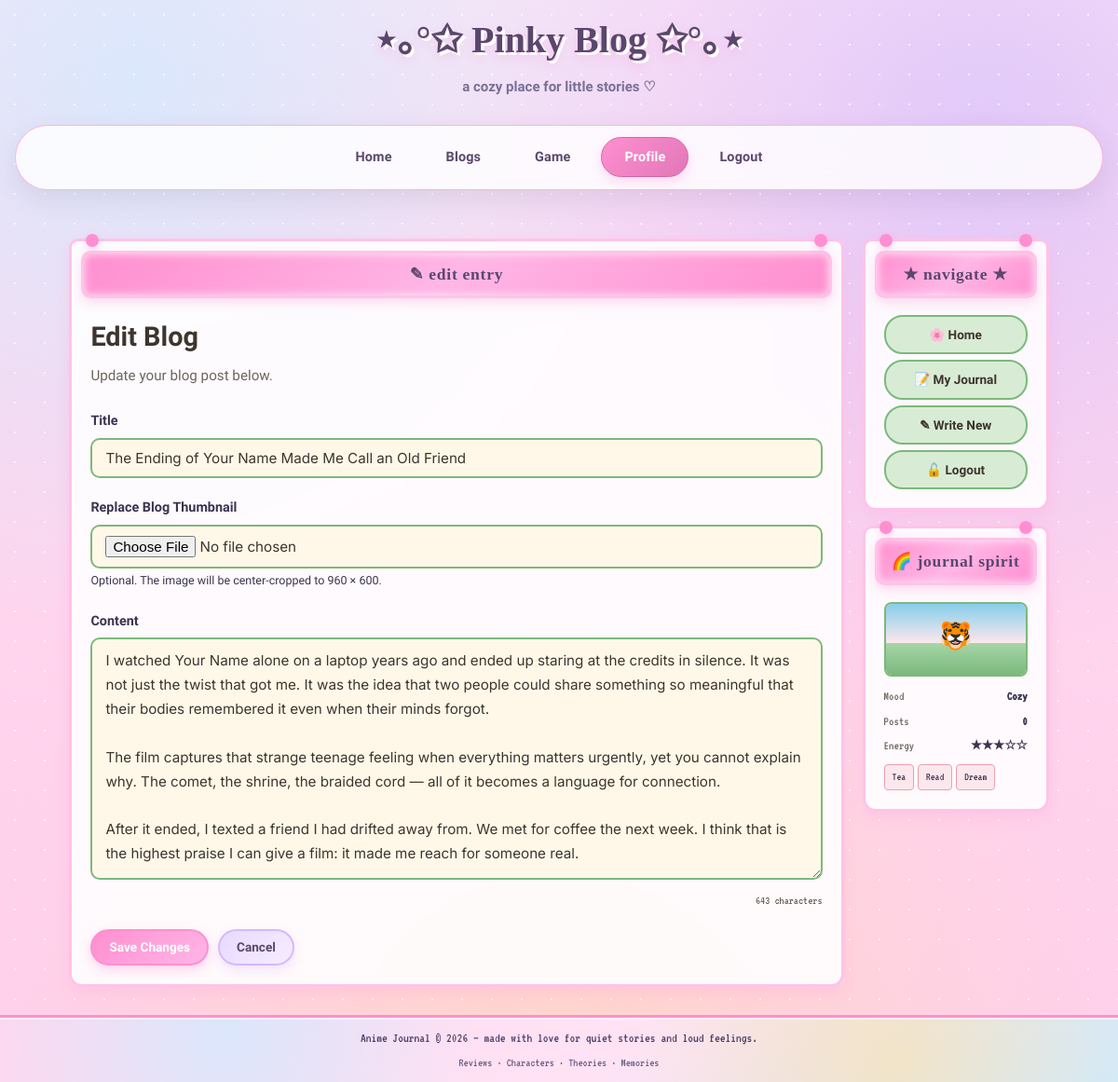
The app's page /edit.php?id=4 (signed in) with its own data.
### tables this page shows
CREATE TABLE IF NOT EXISTS blogPost (
    id INT AUTO_INCREMENT PRIMARY KEY,
    user_id INT NOT NULL,
    title VARCHAR(200) NOT NULL,
    content TEXT NOT NULL,
    thumbnail VARCHAR(255) DEFAULT NULL,
    created_at TIMESTAMP DEFAULT CURRENT_TIMESTAMP,
    updated_at TIMESTAMP DEFAULT CURRENT_TIMESTAMP ON UPDATE CURRENT_TIMESTAMP,
    CONSTRAINT fk_blog_user
        FOREIGN KEY (user_id) REFERENCES user(id)
        ON DELETE CASCADE
        ON UPDATE CASCADE
);

### includes/auth.php (called while the page is built, shortened)
<?php
function isLoggedIn(): bool
{
    return isset($_SESSION['user_id']);
}
function requireBlogOwnership(mysqli $conn, int $blogId): array
{
    $stmt = $conn->prepare(
        'SELECT b.*, u.username
         FROM blogPost b
         JOIN user u ON b.user_id = u.id
         WHERE b.id = ?'
    );
    $stmt->bind_param('i', $blogId);
    $stmt->execute();
    $result = $stmt->get_result();
    $blog = $result->fetch_assoc();
    return $blog;
}
function e(string $value): string
{
    return htmlspecialchars($value, ENT_QUOTES, 'UTF-8');
}

### edit.php (the view, shortened to what this page needs)
<?php
require_once __DIR__ . '/includes/db.php';
require_once __DIR__ . '/includes/header.php';
$blogId = isset($_GET['id']) ? (int) $_GET['id'] : 0;
$blog = requireBlogOwnership($conn, $blogId);
$title = $blog['title'];
$content = $blog['content'];
?>
<div class="inner-layout">
    <div class="inner-main">
        <div class="kawaii-box form-container-wide" style="margin: 0 auto;">
            <div class="box-cap">&#9998; edit entry</div>
            <div class="page-header">
                <h1>Edit Blog</h1>
                <p>Update your blog post below.</p>
            </div>
            <form method="POST" action="edit.php?id=<?= $blogId ?>" enctype="multipart/form-data" data-validate novalidate>
                <div class="form-group">
                    <label for="title">Title</label>
                    <input type="text" id="title" name="title" value="<?= e($title) ?>" maxlength="200" data-required>
                </div>
                <div class="form-group">
                    <label for="thumbnail">Replace Blog Thumbnail</label>
                    <input type="file" id="thumbnail" name="thumbnail" accept="image/png,image/jpeg,image/webp" data-resize-thumbnail>
                    <small>Optional. The image will be center-cropped to 960 × 600.</small>
                </div>
                <div class="form-group">
                    <label for="content">Content</label>
                    <textarea id="content" name="content" data-required data-char-counter><?= e($content) ?></textarea>
                    <div class="char-counter">0 characters</div>
                </div>
                <div class="btn-group">
                    <button type="submit" class="btn btn-primary">Save Changes</button>
                    <a href="dashboard.php" class="btn btn-secondary">Cancel</a>
                </div>
            </form>
        </div>
    </div>
    <?php
    require_once __DIR__ . '/includes/sidebar.php';
    ?>
</div>
<?php require_once __DIR__ . '/includes/footer.php'; ?>

### css/style.css (style rules this page uses)
:root { --pink-bg: #f8d4d8; --pink-light: #fce8ec; --green-box: #d8ecd5; --green-border: #7cb87c; --green-dark: #5a9a5a; --cream: #fff8e8; --cream-card: #fffdf5; --text-primary: #3d352e; --text-secondary: #6d645c; --accent-pink: #e8a0b4; --accent-brown: #a67c52; --link-color: #5e81ac; --success: #7ca982; --error: #c76d6d; --radius: 10px; --font-display: 'Quicksand', sans-serif; --font-pixel: 'VT323', monospace; --font-body: 'Inter', sans-serif; --max-read: 850px; --site-width: 1200px; }
*, *::before, *::after { box-sizing: border-box; margin: 0; padding: 0; }
html { scroll-behavior: smooth; }
body { font-family: var(--font-body); font-size: 15px; line-height: 1.65; color: var(--text-primary); background-color: transparent; background-image: radial-gradient(circle, rgba(255,255,255,0.85) 2px, transparent 2px), radial-gradient(circle at 12% 8%, rgba(207, 234, 255, 0.75) 0%, transparent 40%), radial-gradient(circle at 88% 12%, rgba(200, 182, 255, 0.55) 0%, transparent 38%), radial-gradient(circle at 50% 100%, rgba(255, 224, 143, 0.35) 0%, transparent 45%), linear-gradient(180deg, #ffe3f5 0%, #ffd6ef 35%, #ffd0ea 100%); background-size: 35px 35px, auto, auto, auto, auto; background-repeat: no-repeat; background-attachment: fixed; min-height: 100vh; display: flex; flex-direction: column; }
a { color: var(--link-color); text-decoration: none; transition: color 0.2s; }
.inner-layout { width: 90%; max-width: var(--site-width); margin: 0 auto; display: grid; grid-template-columns: 1fr 200px; gap: 20px; align-items: start; }
.inner-main { min-width: 0; }
.kawaii-box { position: relative; background: rgba(255,255,255,0.88); border: 3px solid #ffc3e8; border-radius: 10px 10px 14px 14px; padding: 20px; box-shadow: 0 8px 18px rgba(255,143,208,0.18), inset 0 0 12px rgba(255,255,255,0.7); backdrop-filter: blur(8px); }
.kawaii-box::before, .kawaii-box::after { content: ''; position: absolute; width: 14px; height: 14px; background: #ff8fd0; border-radius: 50%; top: -8px; box-shadow: 0 3px 8px rgba(255,143,208,0.4); }
.kawaii-box::before { left: 15px; }
.kawaii-box::after { right: 15px; }
.box-cap { font-family: 'Baloo 2', cursive; font-size: 1.1rem; font-weight: 800; color: #5b476d; text-align: center; background: linear-gradient( 135deg, #ff8fd0, #ffb6e6, #ff8fd0 ); border: 3px solid #ffc3e8; border-radius: 10px; padding: 8px 15px; margin: -10px -10px 18px; letter-spacing: 0.04em; box-shadow: 0 5px 12px rgba(255,143,208,0.3), inset 0 0 10px rgba(255,255,255,0.8); }
.btn { display: inline-block; padding: 8px 18px; font-family: var(--font-display); font-size: 0.85rem; font-weight: 600; text-align: center; border: 2px solid var(--green-dark); border-radius: 20px; cursor: pointer; transition: all 0.2s; text-decoration: none; line-height: 1.4; background: var(--green-box); color: var(--text-primary); box-shadow: 2px 2px 0 var(--green-dark); }
.btn-primary { background: linear-gradient( 135deg, #ff8fd0, #ffb6e6 ); border: 2px solid #ff8fd0; color: #fff; box-shadow: 0 5px 12px rgba(255,143,208,0.35); transition: 0.3s ease; }
.btn-secondary { background: linear-gradient( 135deg, #e8d9ff, #f6edff ); border: 2px solid #d6b8ff; color: #5b476d; box-shadow: 0 5px 12px rgba(214,184,255,0.35); transition: 0.3s ease; }
.btn-group { display: flex; flex-wrap: wrap; gap: 10px; margin-top: 12px; }
.form-container-wide { max-width: var(--max-read); }
.form-group { margin-bottom: 20px; }
.form-group label { display: block; font-family: var(--font-display); font-weight: 600; margin-bottom: 6px; font-size: 0.9rem; }
.form-group input, .form-group textarea { width: 100%; padding: 10px 14px; font-family: var(--font-body); font-size: 0.95rem; color: var(--text-primary); background: var(--cream); border: 2px solid var(--green-border); border-radius: var(--radius); transition: border-color 0.2s, box-shadow 0.2s; }
.form-group textarea { min-height: 260px; resize: vertical; line-height: 1.7; }
.char-counter { text-align: right; font-family: var(--font-pixel); font-size: 0.8rem; color: var(--text-secondary); margin-top: 4px; }
.page-header { margin-bottom: 24px; }
.page-header h1 { font-family: var(--font-display); font-size: 1.8rem; font-weight: 700; color: var(--text-primary); margin-bottom: 6px; }
.page-header p { color: var(--text-secondary); font-size: 0.95rem; }

### records on screen
blogpost: title "The Ending of Your Name Made Me Call an Old Friend", content "I watched Your Name alone on a laptop years ago and ended up staring at the credits in silence. It was not just the twist that got me. It was the idea that two people could share something so meaningful that their bodies remembered it even when their minds forgot. The film captures that strange teenage feeling when everything matters urgently, yet you cannot explain why. The comet, the shrine, the braided cord — all of it becomes a language for connection. After it ended, I texted a friend I had drifted away from. We met for coffee the next week. I think that is the highest praise I can give a film: it made me reach for someone real."

### other values on screen
$totalPosts "0"
